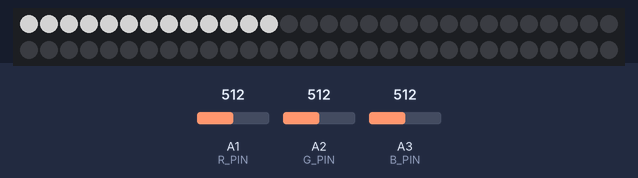
The sketch below on a simulated Arduino Uno, built with avr-gcc and run on an emulated ATmega328P. On the bench: 60 RGB LEDs in strip order, left to right, continuing on the next row. Inputs (shaded band) come from the test bench; at power-on: A1 (R_PIN) = 512, A2 (G_PIN) = 512, A3 (B_PIN) = 512. Dim RGB values are drawn brighter than linear.

Above: at 1.29 s.
1.3 s: A1 (R_PIN) set to 716
3.1 s: A2 (G_PIN) set to 716
5.0 s: A3 (B_PIN) set to 306
At 6.75 s:
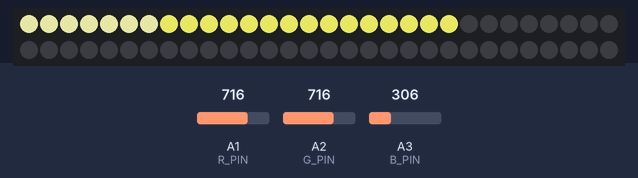
6.9 s: A1 (R_PIN) set to 511
8.7 s: A3 (B_PIN) set to 511
11.7 s: A2 (G_PIN) set to 511
At 13.4 s:
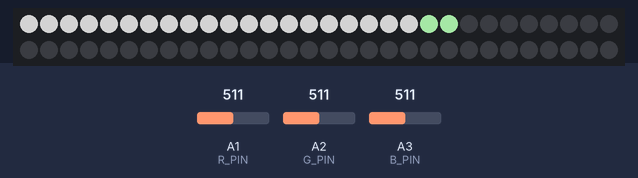

The sketch:

sketch_may03a-ws2811-rgb-strip-test3.ino
```cpp
// (licence header left out)
#include "FastLED.h"

#define NUM_LEDS 60
#define DATA_PIN 4
#define R_PIN 15
#define G_PIN 16
#define B_PIN 17

int r_val = 0;
int g_val = 0;
int b_val = 0;

// Define the array of leds
CRGB leds[NUM_LEDS];

void setup() {
  FastLED.addLeds<WS2811, DATA_PIN, BRG>(leds, NUM_LEDS);
}

void loop() {
  getRGBvals();

  // Left to right segment on/off effect
  for (int i=0; i<21; i++) {
    getRGBvals();
    leds[i].setRGB(r_val, g_val, b_val);
    FastLED.show();
    delay(100);
    // Now turn the LED off, then pause
    //leds[i] = CRGB::Black;
    //FastLED.show();
    //delay(100);
  }

  // Right to left
  for (int i=21; i>0; i--) {
    getRGBvals();
    leds[i].setRGB(r_val, g_val, b_val);
    FastLED.show();
    delay(100);
    // Now turn the LED off, then pause
    //leds[i] = CRGB::Black;
    //FastLED.show();
    //delay(100);
  }

  getRGBvals();
  for (int i=0; i<20; i++) {
    leds[i].setRGB(r_val, g_val, b_val);
  }
  FastLED.show();
  delay(50);
}

void getRGBvals() {
  // Read in values from RGB potentiometers
  r_val = map(analogRead(R_PIN), 0, 1023, 0 ,255);
  g_val = map(analogRead(G_PIN), 0, 1023, 0 ,255);
  b_val = map(analogRead(B_PIN), 0, 1023, 0 ,255);
}
```

Measured:
- after the input at 5.0 s, the LEDs: first change after 0.10 s (image 1 shows a later state)
- after the input at 11.7 s, the LEDs: first change after 0.05 s (image 2 shows a later state)
